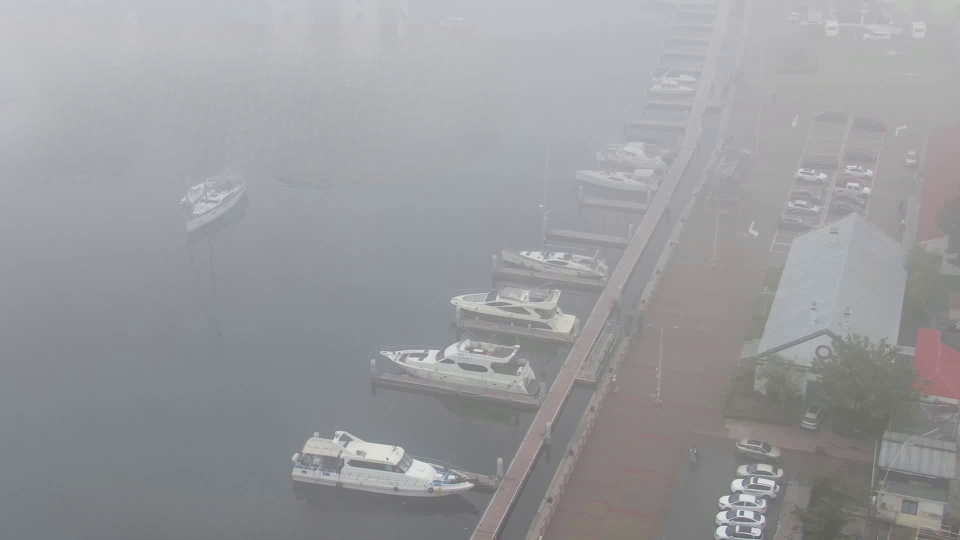
#> input picture dataset/visible/T_21.jpg, 1920 x 1080 px (shown at 1/2 size); its folder holds only this picture in this run
$ python main.py --vis-dir ../dataset/visible --ir-dir ../dataset/visible --out-dir out
#> lines starting #> are read from the running program, lines starting #| are printed output that depends on the picture
### app/utils/file_matcher.py
#!/usr/bin/env python3
"""
文件匹配模块
扫描可见光目录，查找对应的红外图像，返回图像对列表
"""

from dataclasses import dataclass
from pathlib import Path
from typing import List, Optional
import logging


@dataclass
class ImagePair:
    """可见光-红外图像对"""
    vis_path: Path      # 可见光图像路径
    ir_path: Path       # 红外图像路径
    filename: str       # 文件名


class FileMatcher:
    """文件匹配器"""

    # 支持的图像扩展名
    SUPPORTED_EXTS = (".png", ".jpg", ".jpeg", ".bmp", ".tif", ".tiff")

    def __init__(self, vis_dir: Path, ir_dir: Path, logger: Optional[logging.Logger] = None):
        """
        初始化文件匹配器

        Args:
            vis_dir: 可见光图像目录
            ir_dir: 红外图像目录
            logger: 日志记录器（如果未提供则创建）
        """
        self.vis_dir = vis_dir
        self.ir_dir = ir_dir
        self.logger = logger or logging.getLogger(__name__)

    def find_pairs(self) -> List[ImagePair]:
        """
        查找所有匹配的图像对

        Returns:
            图像对列表，按文件名排序
        """
        self.logger.info(f"扫描可见光目录: {self.vis_dir}")
        self.logger.info(f"扫描红外目录: {self.ir_dir}")

        # 获取可见光文件列表
        vis_files = self._list_image_files(self.vis_dir)
        if not vis_files:
            self.logger.warning(f"在可见光目录中未找到图像文件: {self.vis_dir}")
            return []

        # 查找匹配的红外图像
        pairs_dict = {}  # 使用字典确保文件名唯一
        missing_count = 0

        for vis_path in vis_files:
            ir_path = self.ir_dir / vis_path.name

            if ir_path.exists() and ir_path.is_file():
                # 使用字典确保每个文件名只出现一次
                pairs_dict[vis_path.name] = ImagePair(vis_path, ir_path, vis_path.name)
            else:
                self.logger.warning(f"红外图像缺失: {vis_path.name}")
                missing_count += 1

        # 转换为列表并排序
        pairs = list(pairs_dict.values())
        pairs.sort(key=lambda p: p.filename)

        # 输出统计信息
        self.logger.info(f"找到 {len(pairs)} 对匹配图像，缺失 {missing_count} 张红外图像")

        return pairs

    def _list_image_files(self, directory: Path) -> List[Path]:
        """
        列出目录中所有支持的图像文件

        Args:
            directory: 目录路径

        Returns:
            图像文件路径列表
        """
        if not directory.exists():
            return []

        files = []
        for ext in self.SUPPORTED_EXTS:
            # 查找小写扩展名文件
            files.extend(directory.glob(f"*{ext}"))
            # 查找大写扩展名文件
            files.extend(directory.glob(f"*{ext.upper()}"))

        # 过滤掉目录，只保留文件
        files = [f for f in files if f.is_file()]

        # 去重（使用绝对路径，避免因为大小写或符号链接导致的重复）
        unique_files = []
        seen = set()
        for f in files:
            # 使用绝对路径和规范化路径来去重
            abs_path = f.resolve()
            if abs_path not in seen:
                seen.add(abs_path)
                unique_files.append(f)

        # 按文件名排序
        unique_files.sort(key=lambda f: f.name)
        return unique_files

    # [20 lines left out: function validate_pair, not called in this run]

### app/core/pipeline.py
#!/usr/bin/env python3
"""
处理流水线模块
管理批处理流程
"""

from typing import List, Optional
import logging
import time

from app.utils.file_matcher import FileMatcher, ImagePair
from .processor import ImageProcessor
from app.inpainters.base import BaseInpainter


class InpaintingPipeline:
    """处理流水线"""

    def __init__(
        self,
        config,
        logger: logging.Logger,
        inpainter: BaseInpainter
    ):
        """
        初始化处理流水线

        Args:
            config: 程序配置
            logger: 日志记录器
            inpainter: 修复器实例
        """
        self.config = config
        self.logger = logger
        self.inpainter = inpainter
        self.processor = ImageProcessor(config, logger, inpainter)

        # 状态变量
        self.pairs: List[ImagePair] = []
        self.current_idx = 0
        self.start_time: Optional[float] = None
        self.end_time: Optional[float] = None

        self.logger.debug("处理流水线初始化完成")

    def run(self) -> bool:
        """
        运行完整处理流程

        Returns:
            是否成功处理了至少一个图像对
        """
        self.start_time = time.time()
        self.logger.info("=" * 60)
        self.logger.info("开始多模态图像修复流程")
        self.logger.info("=" * 60)

        # 1. 查找图像对
        if not self._find_image_pairs():
            return False

        # 2. 显示修复器信息
        self._log_inpainter_info()

        # 3. 逐对处理
        success_count = self._process_all_pairs()

        # 4. 输出统计信息
        self._log_statistics(success_count)

        return success_count > 0

    def _find_image_pairs(self) -> bool:
        """
        查找所有匹配的图像对

        Returns:
            是否找到图像对
        """
        self.logger.info("扫描图像对...")

        try:
            matcher = FileMatcher(self.config.vis_dir, self.config.ir_dir, self.logger)
            self.pairs = matcher.find_pairs()

            if not self.pairs:
                self.logger.error("未找到匹配的图像对")
                return False

            self.logger.info(f"找到 {len(self.pairs)} 对图像 (共 {len(self.pairs) * 2} 张图片):")
            for i, pair in enumerate(self.pairs[:5]):  # 只显示前5对
                self.logger.info(f"  {i+1:3d}. {pair.filename}")
            if len(self.pairs) > 5:
                self.logger.info(f"  ... 以及 {len(self.pairs) - 5} 对更多图像")

            return True

        except Exception as e:
            self.logger.error(f"查找图像对失败: {e}", exc_info=True)
            return False

    def _log_inpainter_info(self) -> None:
        """记录修复器信息"""
        self.logger.info("修复器信息:")

        # 获取修复器信息
        info = self.processor.get_inpainter_info()
        for key, value in info.items():
            self.logger.info(f"  - {key}: {value}")

        self.logger.info(f"输出目录: {self.config.output_dir}")

    def _process_all_pairs(self) -> int:
        """
        处理所有图像对

        Returns:
            成功处理的图像对数量
        """
        total_count = len(self.pairs)
        success_count = 0
        skip_count = 0
        fail_count = 0

        self.logger.info(f"开始处理 {total_count} 对图像 (共 {total_count * 2} 张图片)...")

        # 使用while循环以便动态调整索引
        i = 0
        while i < total_count:
            pair = self.pairs[i]
            self.logger.info("-" * 40)
            self.logger.info(f"处理图像对 [{i+1}/{total_count}]: {pair.filename}")

            # 重置请求的动作
            if hasattr(self.config, "_requested_action"):
                delattr(self.config, "_requested_action")

            # 处理当前图像对
            success = self.processor.process_pair(pair)

            # 检查是否有特殊动作请求
            requested_action = None
            if hasattr(self.config, "_requested_action"):
                requested_action = getattr(self.config, "_requested_action")
                delattr(self.config, "_requested_action")

            # 处理特殊动作
            if requested_action == "quit":
                self.logger.info("用户请求退出程序")
                break
            elif requested_action == "prev":
                # 切换到上一张图像
                if i > 0:
                    i -= 1
                    self.logger.info(f"切换到上一张图像: {i+1}/{total_count}")
                    continue  # 继续处理上一张图像
                else:
                    self.logger.info("已经是第一张图像，无法切换到上一张")
            elif requested_action == "next" or requested_action == "skip":
                # 切换到下一张图像（相当于跳过当前）
                i += 1
                action_name = "切换" if requested_action == "next" else "跳过"
                self.logger.info(f"用户{action_name}当前图像，处理下一张: {i+1}/{total_count}")
                skip_count += 1
                self.logger.info(f"↷ 用户{action_name}: {pair.filename}")
                self._log_progress(i, total_count, success_count, skip_count, fail_count)
                continue

            # 更新统计
            if success:
                success_count += 1
                self.logger.info(f"✓ 处理成功: {pair.filename}")
            else:
                # 用户跳过或切换（已经在前面处理了requested_action == "next"的情况）
                # 这里处理普通的跳过或失败
                if requested_action is None:
                    # 普通跳过（按'n'键）
                    skip_count += 1
                    self.logger.info(f"↷ 用户跳过: {pair.filename}")
                elif requested_action == "prev":
                    # 切换到上一张，已经处理过，不需要重复计数
                    pass
                elif requested_action == "next":
                    # 切换到下一张，已经处理过，不需要重复计数
                    pass
                else:
                    # 其他失败
                    fail_count += 1
                    self.logger.error(f"✗ 处理失败: {pair.filename}")

            # 显示进度
            self._log_progress(i + 1, total_count, success_count, skip_count, fail_count)

            # 移动到下一张图像
            i += 1

        return success_count

    # [25 lines left out: functions _log_progress, _create_progress_bar, not called in this run]

    def _log_statistics(self, success_count: int) -> None:
        """输出统计信息"""
        self.end_time = time.time()
        total_time = self.end_time - self.start_time

        total_count = len(self.pairs)
        fail_count = total_count - success_count

        self.logger.info("=" * 60)
        self.logger.info("处理完成!")
        self.logger.info("=" * 60)
        self.logger.info(f"总图像对: {total_count}")
        self.logger.info(f"成功处理: {success_count}")
        self.logger.info(f"失败/跳过: {fail_count}")
        self.logger.info(f"总耗时: {total_time:.2f}秒")

        if success_count > 0:
            avg_time = total_time / success_count
            self.logger.info(f"平均每对耗时: {avg_time:.2f}秒")

        # 输出目录信息
        self.logger.info(f"输出目录结构:")
        self.logger.info(f"  - 可见光: {self.config.output_vis_dir}")
        self.logger.info(f"  - 红外: {self.config.output_ir_dir}")
        self.logger.info(f"  - 掩膜: {self.config.output_mask_dir}")

        if success_count == 0:
            self.logger.warning("未成功处理任何图像对")
        elif success_count == total_count:
            self.logger.info("所有图像对处理成功!")
        else:
            self.logger.warning(f"部分图像对处理失败: {fail_count}/{total_count}")

    def get_pairs(self) -> List[ImagePair]:
        """获取图像对列表"""
        return self.pairs.copy()

    # [19 lines left out: functions get_current_pair, next_pair, prev_pair, not called in this run]

### app/utils/image.py
#!/usr/bin/env python3
"""
图像处理工具模块
提供图像加载、转换、验证等功能
"""

import cv2
import numpy as np
from pathlib import Path
from typing import Tuple, Optional
import logging


class ImageUtils:
    """图像处理工具类"""

    @staticmethod
    def load_image(path: Path) -> np.ndarray:
        """
        加载图像并转换为BGR三通道格式

        Args:
            path: 图像文件路径

        Returns:
            BGR三通道图像 (H×W×3, uint8)

        Raises:
            ValueError: 图像加载失败或不支持格式
        """
        # 使用IMREAD_UNCHANGED保留原始通道信息
        img = cv2.imread(str(path), cv2.IMREAD_UNCHANGED)
#> img is the input picture: shape (1080, 1920, 3); mean B, G, R 157.6, 154.9, 154.2
        if img is None:
            raise ValueError(f"无法加载图像: {path}")

        # 记录原始形状
        logging.debug(f"加载图像 {path.name}: 形状={img.shape}, 类型={img.dtype}")

        # 处理不同通道数的图像
        if len(img.shape) == 2:
            # 单通道图像 -> 转为三通道
            img = cv2.cvtColor(img, cv2.COLOR_GRAY2BGR)
            logging.debug(f"单通道图像转换为三通道: {path.name}")

        elif img.shape[2] == 4:
            # 四通道图像 (BGRA) -> 移除alpha通道
            img = cv2.cvtColor(img, cv2.COLOR_BGRA2BGR)
            logging.debug(f"四通道图像移除alpha通道: {path.name}")

        elif img.shape[2] == 3:
            # 已为三通道图像，假设为BGR
            pass

        else:
            raise ValueError(f"不支持的通道数: {img.shape} (路径: {path})")

        return img

    @staticmethod
    def check_size_match(img1: np.ndarray, img2: np.ndarray) -> bool:
        """
        检查两张图像尺寸是否匹配

        Args:
            img1: 第一张图像
            img2: 第二张图像

        Returns:
            尺寸是否匹配
        """
        h1, w1 = img1.shape[:2]
        h2, w2 = img2.shape[:2]
        return h1 == h2 and w1 == w2

    # [90 lines left out: functions resize_to_fit, create_mask_overlay, ensure_3channel, mask_to_3channel, not called in this run]

### app/ui/mask_editor.py
#!/usr/bin/env python3
"""
掩膜编辑器模块
提供OpenCV交互式掩膜绘制功能
"""

import cv2
import numpy as np
from typing import Optional, Tuple, List
import logging
import sys


class MaskEditor:
    """OpenCV交互式掩膜编辑器"""

    def __init__(self, config, logger: Optional[logging.Logger] = None):
        """
        初始化掩膜编辑器

        Args:
            config: 程序配置对象
            logger: 日志记录器
        """
        self.config = config
        self.logger = logger or logging.getLogger(__name__)

        # 状态变量
        self.mask: Optional[np.ndarray] = None
        self.vis_image: Optional[np.ndarray] = None
        self.undo_stack: List[np.ndarray] = []
        self.is_drawing = False
        self.last_point: Optional[Tuple[int, int]] = None
        self.brush_radius = config.brush_radius

        # 显示窗口名称
        self.window_name = "Multimodal Inpainting - Draw on VIS"
        self.logger.debug("掩膜编辑器初始化完成")

    def run(self, vis_image: np.ndarray) -> Optional[np.ndarray]:
        """
        运行编辑器，允许用户在可见光图像上绘制掩膜

        Args:
            vis_image: 可见光图像 (BGR格式)

        Returns:
            最终掩膜 (如果用户确认) 或 None (如果用户跳过/取消) 或 特殊动作字符串:
            - "prev": 用户请求上一张图像
            - "next": 用户请求下一张图像
            - "quit": 用户退出程序
        """
        self.vis_image = vis_image.copy()
        h, w = vis_image.shape[:2]

        # 初始化掩膜
        self.mask = np.zeros((h, w), dtype=np.uint8)
        self.undo_stack.clear()
        self.is_drawing = False
        self.last_point = None

        # 创建显示窗口
        cv2.namedWindow(self.window_name, cv2.WINDOW_NORMAL)
        cv2.setMouseCallback(self.window_name, self._mouse_callback)

        self.logger.info("掩膜编辑器已启动，等待用户绘制...")

        # 主循环
        special_action = None
        while True:
            # 创建显示图像
            display = self._create_display()

            # 显示图像
            cv2.imshow(self.window_name, display)

            # 处理键盘事件 - 使用waitKeyEx获取扩展键码
            raw_key = cv2.waitKeyEx(30)  # 使用waitKeyEx以支持方向键等扩展键
            if raw_key == -1:
                # 没有按键
                action = ""
                key = -1
            else:
                # 对于普通键，使用低8位；对于特殊键，可能需要检查原始值
                key = raw_key & 0xFF
                # 调试：记录所有按键
                self.logger.debug(f"收到按键: raw={raw_key}, key={key}, hex={hex(raw_key)}")
                action = self._handle_key(key, raw_key)
                # 调试：记录特殊按键
                if action in ["prev", "next", "quit"]:
                    self.logger.debug(f"检测到特殊动作: action={action}")

            # 根据动作决定下一步
            if action == "quit":
                self.logger.info("用户退出编辑器")
                self.mask = None
                special_action = "quit"
                break
            elif action == "confirm":
                self.logger.info("用户确认掩膜")
                break
            elif action == "skip":
                self.logger.info("用户跳过当前图像")
                self.mask = None
                break
            elif action == "prev":
                self.logger.info("用户请求上一张图像")
                self.mask = None
                special_action = "prev"
                break
            elif action == "next":
                self.logger.info("用户请求下一张图像")
                self.mask = None
                special_action = "next"
                break

            # 检查窗口是否被关闭
            try:
                if cv2.getWindowProperty(self.window_name, cv2.WND_PROP_VISIBLE) < 0.5:
                    self.logger.info("用户关闭了编辑器窗口")
                    self.mask = None
                    break
            except:
                # 窗口可能已经被销毁
                self.logger.info("编辑器窗口已关闭")
                self.mask = None
                break

        # 清理窗口
        try:
            cv2.destroyWindow(self.window_name)
            cv2.waitKey(1)  # 确保窗口关闭
        except:
            pass  # 窗口可能已经关闭

        # 如果有特殊动作，返回它
        if special_action is not None:
            return special_action

        # 返回结果
        if self.mask is None:
            self.logger.info("用户跳过当前图像")
            return None

        # 检查掩膜是否为空
        if not np.any(self.mask > 0):
            self.logger.info("掩膜为空，跳过当前图像")
            return None

        mask_pixels = np.sum(self.mask > 0)
        self.logger.info(f"掩膜绘制完成，选中区域: {mask_pixels}像素")
        return self.mask.copy()

    def _create_display(self) -> np.ndarray:
        """
        创建显示图像（原图 + 半透明掩膜覆盖 + 状态信息）

        Returns:
            显示图像
        """
        if self.vis_image is None or self.mask is None:
            return np.zeros((100, 100, 3), dtype=np.uint8)

        # 创建掩膜覆盖层
        overlay = self.vis_image.copy()
        red_mask = np.zeros_like(self.vis_image)
        red_mask[:, :, 2] = 255  # 红色通道 (BGR中的R通道)

        # 将掩膜区域设置为红色
        mask_bool = self.mask > 0
        overlay[mask_bool] = red_mask[mask_bool]

        # 混合原始图像和覆盖层 (30%透明度)
        display = cv2.addWeighted(self.vis_image, 0.7, overlay, 0.3, 0)

        # 添加状态信息
        self._add_status_text(display)

        # 添加画笔预览（跟随鼠标）
        if self.last_point:
            x, y = self.last_point
            cv2.circle(display, (x, y), self.brush_radius, (0, 255, 0), 1)

        return display

    def _add_status_text(self, display: np.ndarray) -> None:
        """添加状态文本到显示图像"""
        h, w = display.shape[:2]

        # 背景矩形
        cv2.rectangle(display, (0, 0), (w, 80), (0, 0, 0), -1)
        cv2.rectangle(display, (0, 0), (w, 80), (100, 100, 100), 1)

        # 文件名
        filename = self.config.filename or "Unknown"
        file_text = f"File: {filename}"
        cv2.putText(
            display, file_text,
            (10, 25), cv2.FONT_HERSHEY_SIMPLEX,
            0.7, (255, 255, 255), 2
        )

        # 画笔大小
        brush_text = f"Brush: {self.brush_radius}px"
        cv2.putText(
            display, brush_text,
            (10, 55), cv2.FONT_HERSHEY_SIMPLEX,
            0.7, (255, 255, 255), 2
        )
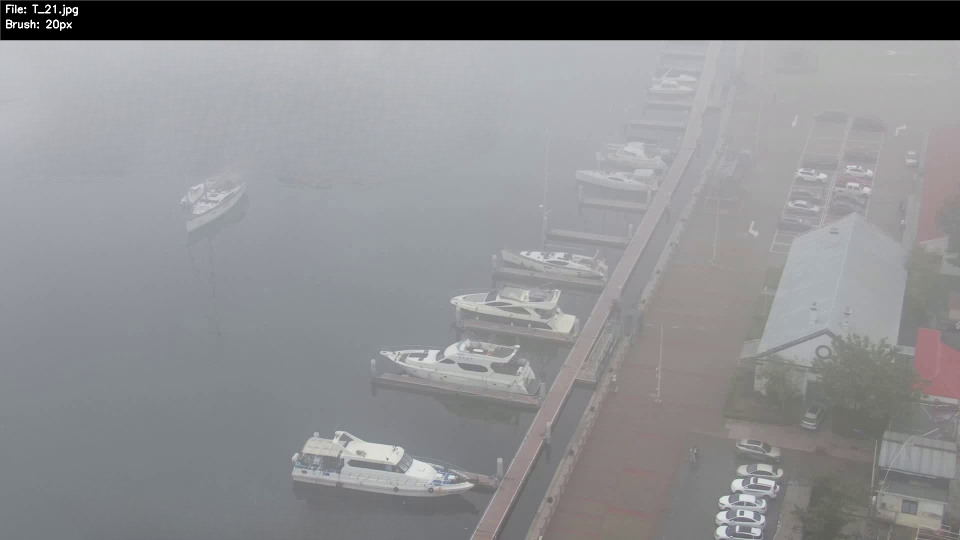
#> display: shape (1080, 1920, 3) (shown at 1/2 size); mean B, G, R 143.4, 141.1, 140.4

        # 掩膜统计
        if self.mask is not None:
            mask_pixels = np.sum(self.mask > 0)
            total_pixels = self.mask.size
#> (the rest of the program and of its run is left out)
